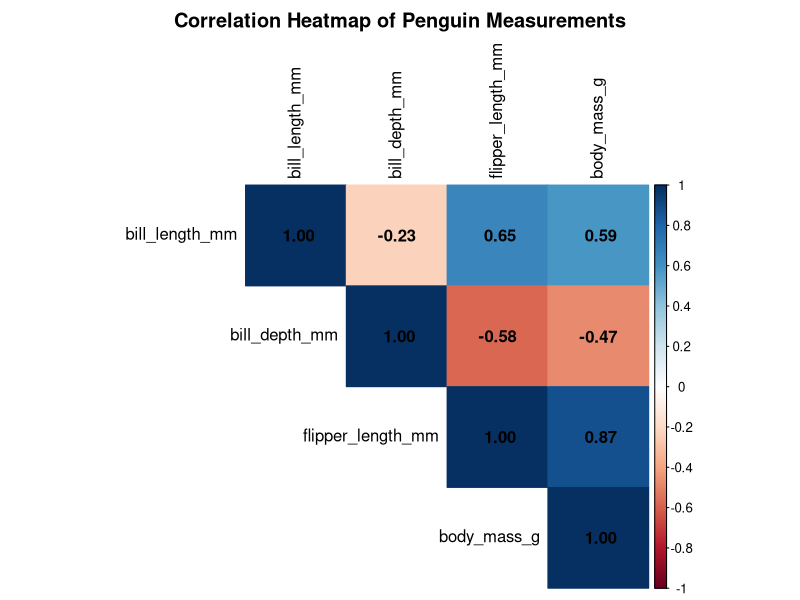
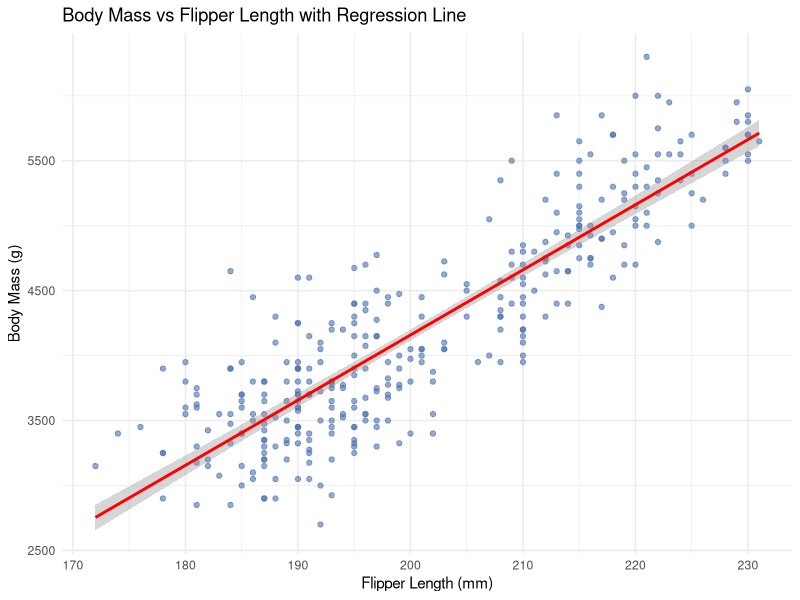
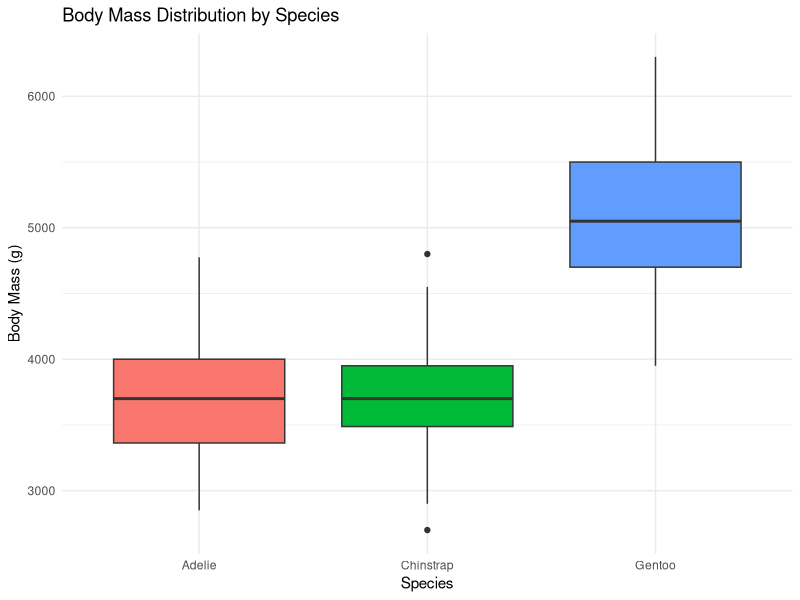
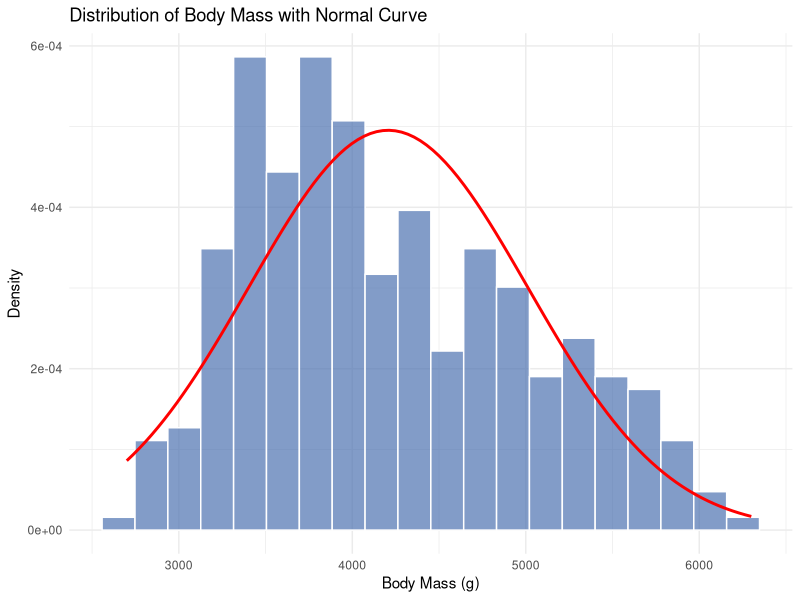

Recreate these plots in R, in order.
##############################################################
# DTS 204
# Lab Assessment: Palmer Penguins Dataset
# By Victory Nnamani
##############################################################

# ---- Load required libraries ----
# palmerpenguins: gives us the penguins dataset itself
# dplyr: used for the pipe operator (%>%) and data wrangling
# ggplot2: used for all the plots in Task 5
# corrplot: used to draw the correlation heatmap in Task 3
library(palmerpenguins)
library(dplyr)
library(ggplot2)
library(corrplot)

# ---- Load dataset ----
# data() pulls the built-in penguins dataset into the environment.
# We copy it into penguins_df so the original stays untouched,
# in case we need to compare against it later.
data(penguins)
penguins_df <- penguins

##############################################################
# TASK 1: DATA EXPLORATION AND PREPROCESSING
##############################################################

cat("\n==================== TASK 1: DATA EXPLORATION ====================\n")

# ---- 1. First six rows ----
# head() with n = 6 shows exactly what the lab asks for: a quick
# look at the structure and the type of values in each column.
cat("\n---- 1.1 First Six Rows of the Dataset ----\n")
print(head(penguins_df, 6))

# ---- 2. Check for missing values ----
# colSums(is.na(...)) counts how many NAs sit in each column.
cat("\n---- 1.2 Missing Values per Column ----\n")
print(colSums(is.na(penguins_df)))

# Missing values exist in bill_length_mm, bill_depth_mm,
# flipper_length_mm, body_mass_g (2 each) and sex (11 rows).
# These add up to about 3% of the 344 total rows, and they are
# not concentrated in one species or island, so the safest and
# simplest fix is to drop the incomplete rows rather than guess
# (impute) values for them. Imputing here would risk quietly
# distorting the summary statistics and every test that follows.
#
# na.omit() removes any row that has at least one NA in any
# column, giving us a "complete cases only" version of the data.
penguins_clean <- penguins_df %>% na.omit()

cat("\n---- 1.2b Rows Remaining After Removing Incomplete Cases ----\n")
cat("Original rows:", nrow(penguins_df), "\n")
cat("Clean rows:   ", nrow(penguins_clean), "\n")

# ---- 3. Summary statistics for numerical variables ----
# We only compute summary stats for the four numerical columns
# the lab asks about: bill length, bill depth, flipper length,
# and body mass. Categorical columns like species/island/sex
# don't have a mean or median in the usual sense.
num_vars <- c("bill_length_mm", "bill_depth_mm",
              "flipper_length_mm", "body_mass_g")

# For each variable we compute: mean, median, min, max, the
# range (max - min), and the standard deviation (sd).
summary_stats <- sapply(penguins_clean[num_vars], function(x) {
  c(mean   = mean(x),
    median = median(x),
    min    = min(x),
    max    = max(x),
    range  = max(x) - min(x),
    sd     = sd(x))
})

cat("\n---- 1.3 Summary Statistics (Numerical Variables) ----\n")
print(round(t(summary_stats), 2))

##############################################################
# TASK 2: HYPOTHESIS TESTING
##############################################################

cat("\n\n==================== TASK 2: HYPOTHESIS TESTING ====================\n")

# ---- i. Two-Sample t-Test: Adelie vs Gentoo body mass ----
# H0: There is no significant difference in mean body mass
#     between Adelie and Gentoo penguins.
# H1: There is a significant difference.
#
# We subset body_mass_g separately for each species using
# logical indexing (penguins_clean$species == "Adelie" etc.),
# then feed both vectors into t.test(). By default t.test()
# in R runs Welch's t-test, which does NOT assume the two
# groups have equal variances, a safer default when we haven't
# checked that assumption first.
cat("\n---- 2.1 Two-Sample t-Test: Adelie vs Gentoo Body Mass ----\n")

adelie_mass <- penguins_clean$body_mass_g[penguins_clean$species == "Adelie"]
gentoo_mass <- penguins_clean$body_mass_g[penguins_clean$species == "Gentoo"]

cat("Adelie: n =", length(adelie_mass),
    "| mean =", round(mean(adelie_mass), 2),
    "| sd =", round(sd(adelie_mass), 2), "\n")
cat("Gentoo: n =", length(gentoo_mass),
    "| mean =", round(mean(gentoo_mass), 2),
    "| sd =", round(sd(gentoo_mass), 2), "\n\n")

t_test_result <- t.test(adelie_mass, gentoo_mass)
print(t_test_result)

# Interpretation: if the p-value is below 0.05, we reject H0.
# Here p is astronomically small, so Gentoo penguins are
# significantly heavier than Adelie penguins on average.

# ---- ii. One-Sample Proportion Test: proportion of males ----
# H0: Proportion of males = 50%
# H1: Proportion of males != 50%
#
# table() counts how many "male" and "female" entries exist in
# the sex column. prop.test() then checks whether the observed
# proportion of males is significantly different from 0.5,
# using a chi-squared test with a continuity correction (this
# is the standard, more conservative approach for proportions
# based on small-ish counts).
cat("\n---- 2.2 One-Sample Proportion Test: Proportion of Male Penguins ----\n")

sex_table <- table(penguins_clean$sex)
print(sex_table)

n_male  <- sex_table["male"]
n_total <- sum(sex_table)

cat("\nProportion male:", round(n_male / n_total, 4), "\n\n")

prop_test_result <- prop.test(n_male, n_total, p = 0.5)
print(prop_test_result)

# Interpretation: the p-value here is far above 0.05, so we
# fail to reject H0. The male/female split is not significantly
# different from 50/50.

##############################################################
# TASK 3: CORRELATION ANALYSIS
##############################################################

cat("\n\n==================== TASK 3: CORRELATION ANALYSIS ====================\n")

# ---- 1. Correlation matrix ----
# cor() computes the Pearson correlation coefficient between
# every pair of the four numerical variables.
cat("\n---- 3.1 Correlation Matrix ----\n")
corr_matrix <- cor(penguins_clean[num_vars])
print(round(corr_matrix, 3))

# ---- 2. Visualize with a heatmap ----
# corrplot() turns the correlation matrix into a color-coded
# grid. method = "color" fills each cell with a color scaled
# to the correlation strength, type = "upper" only shows the
# upper triangle since the matrix is symmetric (no need to
# show every value twice), and addCoef.col prints the actual
# numbers on top of the colors for precision.
cat("\n---- 3.2 Correlation Heatmap (see Plots pane) ----\n")
corrplot(corr_matrix, method = "color", type = "upper",
         addCoef.col = "black", tl.col = "black",
         title = "Correlation Heatmap of Penguin Measurements",
         mar = c(0, 0, 2, 0))

# Interpretation: flipper length and body mass are the most
# strongly correlated pair (around 0.87), a strong positive
# relationship. Bill depth is negatively correlated with both
# flipper length and body mass, which turns out to be a
# species-mixing effect (Gentoo are long-flippered, heavy, and
# shallow-billed all at once) rather than a real trade-off
# within a single bird.

##############################################################
# TASK 4: REGRESSION MODELING
##############################################################

cat("\n\n==================== TASK 4: REGRESSION MODELING ====================\n")

# ---- i. Simple Linear Regression ----
# lm() fits a straight-line model predicting body_mass_g from
# flipper_length_mm alone.
cat("\n---- 4.1 Simple Linear Regression: body_mass_g ~ flipper_length_mm ----\n")

simple_model <- lm(body_mass_g ~ flipper_length_mm, data = penguins_clean)
print(summary(simple_model))

# Interpretation: the coefficient on flipper_length_mm tells us
# how many extra grams of body mass we expect per extra
# millimetre of flipper length. The R-squared value tells us
# what share of the variation in body mass this one variable
# explains (here, about 76%), which is a strong result for a
# single predictor.

# ---- ii. Multiple Linear Regression ----
# Now we add bill_length_mm and bill_depth_mm as extra
# predictors, to see whether they add real explanatory power
# on top of flipper length.
cat("\n---- 4.2 Multiple Linear Regression: body_mass_g ~ flipper + bill_length + bill_depth ----\n")

multi_model <- lm(body_mass_g ~ flipper_length_mm + bill_length_mm + bill_depth_mm,
                   data = penguins_clean)
print(summary(multi_model))

# ---- Compare the two models ----
# anova() compares the simple and multiple models directly to
# test whether the extra variables significantly improve the
# fit. AIC() (Akaike Information Criterion) gives a second way
# to compare them: a lower AIC means a better trade-off between
# model fit and model complexity.
cat("\n---- 4.3 Model Comparison: Simple vs Multiple Regression ----\n")
print(anova(simple_model, multi_model))
print(AIC(simple_model, multi_model))

# Interpretation: R-squared barely moves (0.762 to 0.764) when
# we add the two extra predictors, and neither bill_length_mm
# nor bill_depth_mm is statistically significant on its own.
# This tells us flipper length is doing almost all of the work,
# and the simpler model is the more practical choice since it
# is just as predictive and far easier to explain.

##############################################################
# TASK 5: VISUALIZATION
##############################################################

cat("\n\n==================== TASK 5: VISUALIZATION ====================\n")

# ---- 1. Scatter plot with regression line ----
# geom_point() draws the raw data, geom_smooth(method = "lm")
# overlays the fitted regression line from Task 4 along with a
# shaded confidence band (se = TRUE).
cat("\n---- 5.1 Scatter Plot: Body Mass vs Flipper Length (see Plots pane) ----\n")

print(
  ggplot(penguins_clean, aes(x = flipper_length_mm, y = body_mass_g)) +
    geom_point(alpha = 0.6, color = "#4C72B0") +
    geom_smooth(method = "lm", color = "red", se = TRUE) +
    labs(title = "Body Mass vs Flipper Length with Regression Line",
         x = "Flipper Length (mm)", y = "Body Mass (g)") +
    theme_minimal()
)

# ---- 2. Boxplot of body mass by species ----
# geom_boxplot() shows the median, interquartile range, and
# outliers of body_mass_g for each species side by side, which
# makes it easy to see whether species differ visually before
# ever running a formal test.
cat("\n---- 5.2 Boxplot: Body Mass by Species (see Plots pane) ----\n")

print(
  ggplot(penguins_clean, aes(x = species, y = body_mass_g, fill = species)) +
    geom_boxplot() +
    labs(title = "Body Mass Distribution by Species",
         x = "Species", y = "Body Mass (g)") +
    theme_minimal() +
    theme(legend.position = "none")
)

# ---- 3. Histogram with normal curve overlay ----
# geom_histogram() bins body_mass_g into 20 bins and shows
# density (not raw counts) on the y-axis so it lines up on the
# same scale as the normal curve. stat_function() draws a
# theoretical normal distribution using the sample's own mean
# and standard deviation, so we can visually check how close
# (or far) the real data is from a perfect bell curve.
cat("\n---- 5.3 Histogram with Normal Curve Overlay (see Plots pane) ----\n")

print(
  ggplot(penguins_clean, aes(x = body_mass_g)) +
    geom_histogram(aes(y = after_stat(density)), bins = 20,
                   fill = "#4C72B0", color = "white", alpha = 0.7) +
    stat_function(fun = dnorm,
                  args = list(mean = mean(penguins_clean$body_mass_g),
                              sd = sd(penguins_clean$body_mass_g)),
                  color = "red", linewidth = 1) +
    labs(title = "Distribution of Body Mass with Normal Curve",
         x = "Body Mass (g)", y = "Density") +
    theme_minimal()
)

# Interpretation: the histogram is not a clean single bell
# curve. It looks slightly bimodal, because three species with
# different typical body masses (Adelie, Chinstrap, Gentoo) are
# all mixed into the one column. This is a useful reminder that
# a single normal curve cannot fully describe a dataset that is
# really made up of separate subgroups.

##############################################################
# TASK 6: SUMMARY
##############################################################

cat("\n\n==================== TASK 6: SUMMARY ====================\n")
cat("
1. Gentoo penguins are significantly heavier than Adelie penguins
   (Welch t-test, p < 0.001).
2. The male/female split is not significantly different from 50/50
   (prop.test, p = 0.913).
3. Flipper length alone explains about 76% of the variation in body
   mass (simple linear regression, R-squared = 0.762).
4. Adding bill length and bill depth barely improves the model
   (R-squared = 0.764), and neither variable is significant on its
   own, so the simpler model is the more practical choice.
5. Bill depth's negative correlation with flipper length and body
   mass reflects species differences (Gentoo are long-flippered,
   heavy, and shallow-billed), not a real trade-off within one bird.
\n")

##############################################################
# END OF SCRIPT
##############################################################
